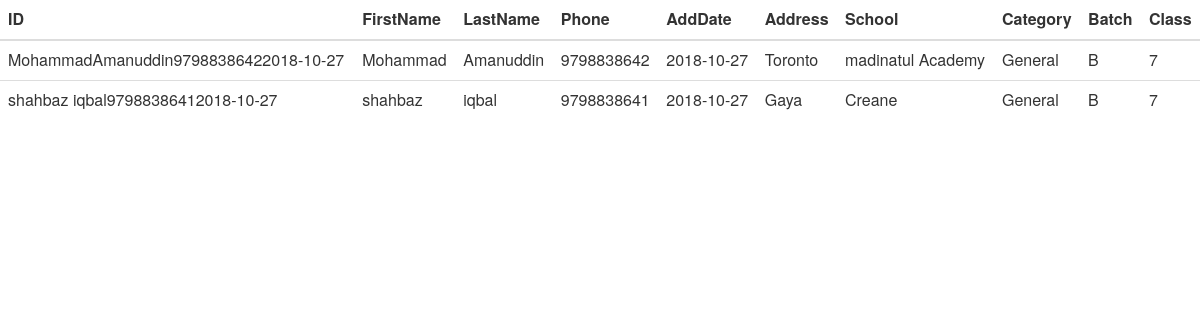
/students, run on the app's committed database.
### pathfindermanager.py (models this page shows, shortened)
class Pathfinder(db.Model):
	id=db.Column(db.String(100),nullable=False,primary_key=True,unique=True,autoincrement=False)
	firstname=db.Column(db.String(80),nullable=False)
	lastname=db.Column(db.String(80),nullable=False)
	middlename=db.Column(db.String(80),nullable=True)
	addr=db.Column(db.String(80),nullable=False)
	school=db.Column(db.String(80),nullable=True)
	fname=db.Column(db.String(80),nullable=True)
	phone=db.Column(db.Integer,nullable=True)
	batch=db.Column(db.String(4),nullable=True)
	dateAdd=db.Column(db.String(10),nullable=False)
	optradio=db.Column(db.String(10),nullable=False)
	cls=db.Column(db.Integer,nullable=False)

### pathfindermanager.py (the view)
@app.route("/students",methods=["GET"])
def show():
	stu=Pathfinder.query.all()
	return render_template("shows.html",stu=stu)

### templates/shows.html (shortened to what this page needs)
{% extends "layout.html" %}
{% block body %}
<table class="table" id="tb1">
  <thead>
    <tr>
      <th scope="col">ID</th>
      <th scope="col">FirstName</th>
      <th scope="col">LastName</th>
      <th scope="col">Phone</th>
	  <th scope="col">AddDate</th>
	  <th scope="col">Address</th>
      <th scope="col">School</th>
      <th scope="col">Category</th>
      <th scope="col">Batch</th>
	  <th scope="col">Class</th>
    </tr>
  </thead>
  <tbody>
   {% for itr in stu %}
   <tr>
      <td>{{itr.id}}</td> <td>{{itr.firstname}}</td> <td>{{itr.lastname}} </td> <td>{{itr.phone}} </td> <td> {{itr.dateAdd}} </td>
	  <td> {{itr.addr}} </td> <td>{{itr.school}}</td><td>{{itr.optradio}}</td> <td>{{itr.batch}}</td> <td>{{itr.cls}}</td>
	</tr>
    {% endfor %}
  </tbody>
</table>
{% endblock %}

### templates/layout.html (shortened to what this page needs)
<html lang="en">
<head>
  <link rel="stylesheet" href="https://maxcdn.bootstrapcdn.com/bootstrap/3.3.7/css/bootstrap.min.css">
</head>
<body>
{% block body %}
{% endblock %}
</body>
</html>

### data on the page
Pathfinder: id "MohammadAmanuddin97988386422018-10-27", firstname "Mohammad", lastname "Amanuddin", phone "9798838642", dateAdd "2018-10-27", addr "Toronto", school "madinatul Academy", optradio "General", batch "B", cls "7"
Pathfinder: id "shahbaz iqbal97988386412018-10-27", firstname "shahbaz", lastname "iqbal", phone "9798838641", dateAdd "2018-10-27", addr "Gaya", school "Creane", optradio "General", batch "B", cls "7"
